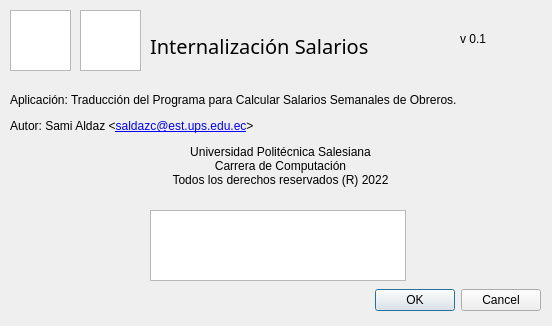
<?xml version="1.0" encoding="UTF-8"?>
<ui version="4.0">
 <class>Acerca</class>
 <widget class="QDialog" name="Acerca">
  <property name="geometry">
   <rect>
    <x>0</x>
    <y>0</y>
    <width>552</width>
    <height>326</height>
   </rect>
  </property>
  <property name="windowTitle">
   <string>Acerca de</string>
  </property>
  <property name="windowIcon">
   <iconset>
    <normaloff>:/Recursos/Imagenes/about.png</normaloff>:/Recursos/Imagenes/about.png</iconset>
  </property>
  <widget class="QDialogButtonBox" name="btnOpciones">
   <property name="geometry">
    <rect>
     <x>-10</x>
     <y>250</y>
     <width>551</width>
     <height>101</height>
    </rect>
   </property>
   <property name="styleSheet">
    <string notr="true">font: 700 italic 12pt &quot;Avengeance Heroic Avenger&quot;;</string>
   </property>
   <property name="orientation">
    <enum>Qt::Horizontal</enum>
   </property>
   <property name="standardButtons">
    <set>QDialogButtonBox::Cancel|QDialogButtonBox::Ok</set>
   </property>
  </widget>
  <widget class="QLabel" name="label_4">
   <property name="geometry">
    <rect>
     <x>10</x>
     <y>70</y>
     <width>541</width>
     <height>141</height>
    </rect>
   </property>
   <property name="styleSheet">
    <string notr="true">font: 700 13pt &quot;Letters for Learners&quot;;</string>
   </property>
   <property name="text">
    <string>&lt;html&gt;&lt;head/&gt;&lt;body&gt;&lt;p align=&quot;justify&quot;&gt;Aplicación:&lt;span style=&quot; font-weight:400;&quot;&gt; Traducción del Programa para Calcular Salarios Semanales de Obreros.&lt;/span&gt;&lt;/p&gt;&lt;p align=&quot;justify&quot;&gt;Autor:&lt;span style=&quot; font-weight:400;&quot;&gt; Sami Aldaz &amp;lt;&lt;/span&gt;&lt;a href=&quot;https://outlook.office.com/mail/&quot;&gt;&lt;span style=&quot; font-weight:400; text-decoration: underline; color:#0000ff;&quot;&gt;saldazc@est.ups.edu.ec&lt;/span&gt;&lt;/a&gt;&lt;span style=&quot; font-weight:400;&quot;&gt;&amp;gt;&lt;/span&gt;&lt;/p&gt;&lt;p align=&quot;center&quot;&gt;Universidad Politécnica Salesiana&lt;span style=&quot; font-weight:400;&quot;&gt;&lt;br/&gt;Carrera de Computación&lt;br/&gt;Todos los derechos reservados (R) 2022&lt;/span&gt;&lt;/p&gt;&lt;/body&gt;&lt;/html&gt;</string>
   </property>
   <property name="textFormat">
    <enum>Qt::RichText</enum>
   </property>
  </widget>
  <widget class="QLabel" name="label">
   <property name="geometry">
    <rect>
     <x>150</x>
     <y>20</y>
     <width>291</width>
     <height>51</height>
    </rect>
   </property>
   <property name="font">
    <font>
     <family>Amarillo</family>
     <pointsize>15</pointsize>
     <italic>false</italic>
     <bold>false</bold>
    </font>
   </property>
   <property name="styleSheet">
    <string notr="true">font: 15pt &quot;Amarillo&quot;;</string>
   </property>
   <property name="text">
    <string>Internalización Salarios</string>
   </property>
  </widget>
  <widget class="QGraphicsView" name="graphicsView">
   <property name="geometry">
    <rect>
     <x>80</x>
     <y>10</y>
     <width>61</width>
     <height>61</height>
    </rect>
   </property>
   <property name="styleSheet">
    <string notr="true">border-image: url(:/Recursos/Imagenes/salario.png);</string>
   </property>
  </widget>
  <widget class="QLabel" name="outVersion">
   <property name="geometry">
    <rect>
     <x>460</x>
     <y>30</y>
     <width>67</width>
     <height>17</height>
    </rect>
   </property>
   <property name="text">
    <string>v 0.1</string>
   </property>
  </widget>
  <widget class="QGraphicsView" name="graphicsView_2">
   <property name="geometry">
    <rect>
     <x>150</x>
     <y>210</y>
     <width>256</width>
     <height>71</height>
    </rect>
   </property>
   <property name="styleSheet">
    <string notr="true">border-image: url(:/Recursos/Imagenes/Universidad.png);</string>
   </property>
  </widget>
  <widget class="QGraphicsView" name="graphicsView_3">
   <property name="geometry">
    <rect>
     <x>10</x>
     <y>10</y>
     <width>61</width>
     <height>61</height>
    </rect>
   </property>
   <property name="styleSheet">
    <string notr="true">border-image: url(:/Recursos/Imagenes/idiomas.png);</string>
   </property>
  </widget>
 </widget>
 <resources/>
 <connections>
  <connection>
   <sender>btnOpciones</sender>
   <signal>accepted()</signal>
   <receiver>Acerca</receiver>
   <slot>accept()</slot>
   <hints>
    <hint type="sourcelabel">
     <x>248</x>
     <y>254</y>
    </hint>
    <hint type="destinationlabel">
     <x>157</x>
     <y>274</y>
    </hint>
   </hints>
  </connection>
  <connection>
   <sender>btnOpciones</sender>
   <signal>rejected()</signal>
   <receiver>Acerca</receiver>
   <slot>reject()</slot>
   <hints>
    <hint type="sourcelabel">
     <x>316</x>
     <y>260</y>
    </hint>
    <hint type="destinationlabel">
     <x>286</x>
     <y>274</y>
    </hint>
   </hints>
  </connection>
 </connections>
</ui>
